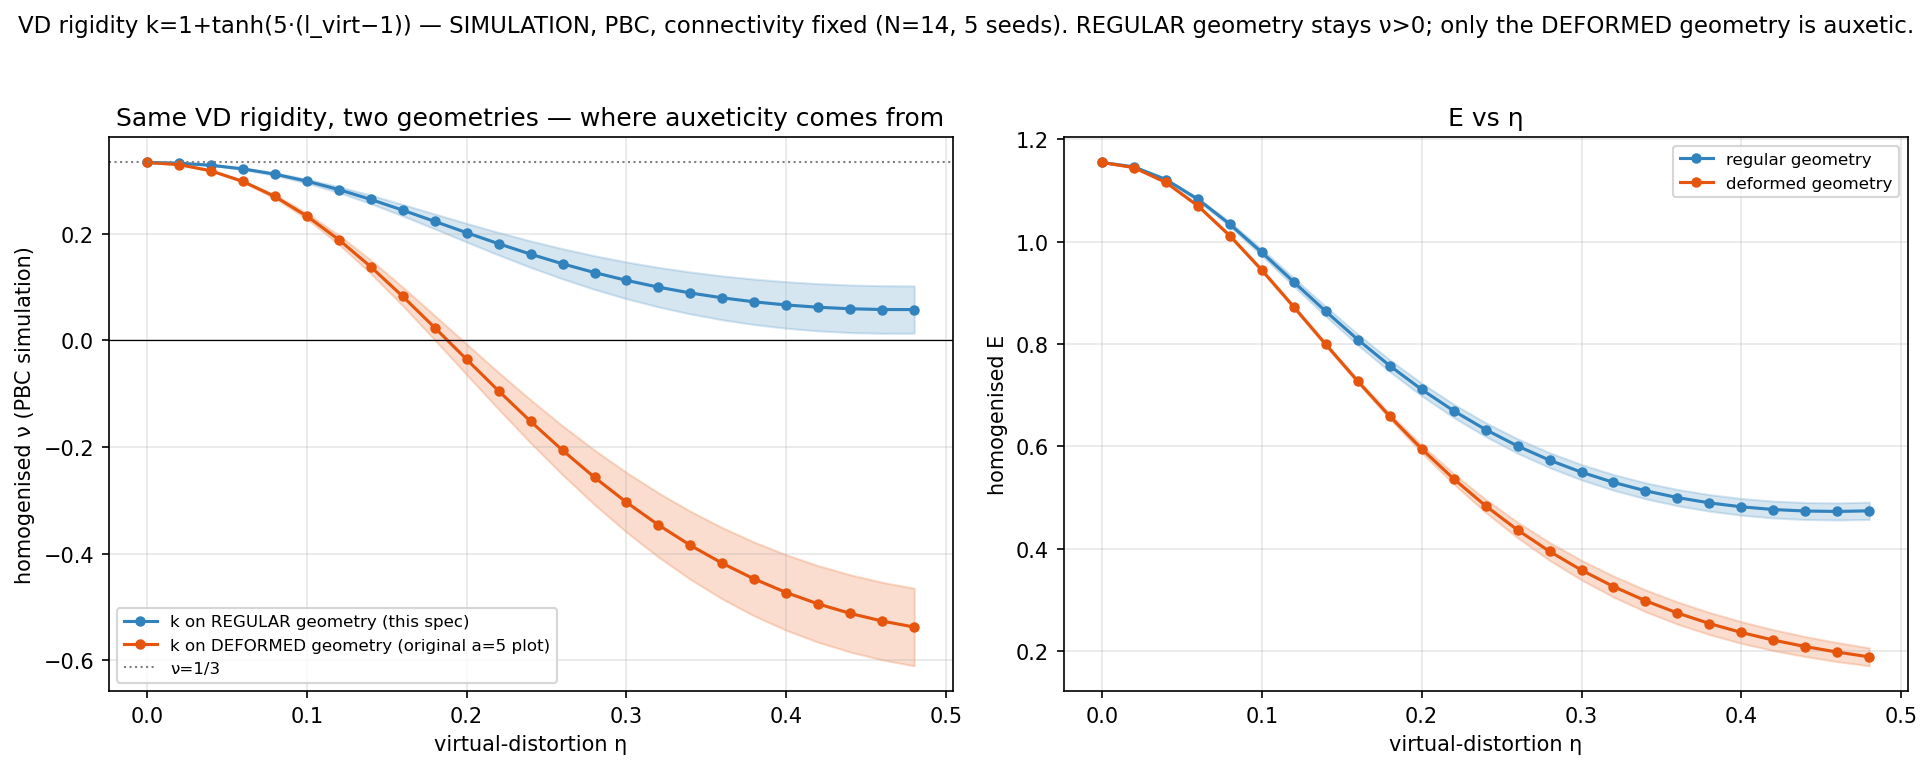

The script that saved this image:
"""
VD stiffness on a REGULAR lattice, swept over the virtual-distortion eta — by SIMULATION (physical
PBC energy relaxation, NOT the forward solver).

Exact recipe (per spec):
  - Regular periodic triangular lattice (l0 = 1), fixed connectivity.
  - Virtual copy: displace each vertex by v -> v + eta*(cos th, sin th), th random per vertex,
    0 <= eta < 0.5. DO NOT re-triangulate — keep the original connectivity.
  - Virtual edge length l = |edge| of the deformed copy (same bond identified by connectivity).
  - Set the REAL (regular) lattice rigidities to k(l) = 1 + tanh(alpha*(l - l0)), alpha = 5.
  - Run the PBC simulation (physical_homog.sim_nuE) -> homogenised nu, E.
Sweep eta in [0, 0.49], average over seeds.

test_cluster_VD.build_geometry(N, eta, seed) does exactly this deformation (pts = ref + eta*(cos,sin))
with eta-independent connectivity, so build_geometry(N,0) is the regular lattice and build_geometry(N,eta)
is its virtual copy on the SAME bonds; set_VD reads l from the copy and writes k=1+tanh(alpha*(l-1)).
"""
import os, sys
import numpy as np
import matplotlib
matplotlib.use('Agg')
import matplotlib.pyplot as plt

HERE = os.path.dirname(os.path.abspath(__file__))
sys.path.insert(0, os.path.join(HERE, '..', '..', '..', 'verification_tools'))
sys.path.insert(0, os.path.join(HERE, '..', '..', '..', 'Phase 2'))
import test_cluster_VD as VD
import test_cluster_rigidity as TR
import physical_homog as PH

N, ALPHA = 14, 5.0
ETAS = np.round(np.arange(0.0, 0.491, 0.02), 3)
SEEDS = [0, 1, 2, 3, 4]


def sim_nu_E(eta, seed):
    """Return nu,E for the SAME VD k on (regular geometry [spec], deformed geometry [original])."""
    reg = VD.build_geometry(N, 0.0, seed)                  # real regular lattice (l0 = 1)
    free = np.arange(2, 2 * len(reg['pts']))
    if eta == 0.0:
        k = np.ones(len(reg['bond_u'])); virt = reg
    else:
        virt = VD.build_geometry(N, eta, seed)             # virtual copy, SAME connectivity (no retriangulation)
        VD.set_VD(virt, ALPHA)                             # k = 1 + tanh(alpha*(l_virt - 1))
        k = virt['bond_k']
    gr = dict(reg); gr['bond_k'] = k; gr['tri_k'] = k[reg['tri_bond']]     # k on REGULAR geometry (spec)
    gd = dict(virt); gd['bond_k'] = k; gd['tri_k'] = k[virt['tri_bond']]   # k on DEFORMED geometry (original)
    return (PH.sim_nuE(gr, free, TR.assemble_K_faff), PH.sim_nuE(gd, free, TR.assemble_K_faff))


def main():
    NUr = np.zeros((len(ETAS), len(SEEDS))); EEr = np.zeros_like(NUr)
    NUd = np.zeros_like(NUr); EEd = np.zeros_like(NUr)
    for i, eta in enumerate(ETAS):
        for j, s in enumerate(SEEDS):
            (NUr[i, j], EEr[i, j]), (NUd[i, j], EEd[i, j]) = sim_nu_E(eta, s)
        print(f"  eta={eta:.2f} | REGULAR nu={NUr[i].mean():+.3f}  |  DEFORMED nu={NUd[i].mean():+.3f}", flush=True)
    np.savez(os.path.join(HERE, 'vd_sweep_sim.npz'), etas=ETAS, nu_reg=NUr, E_reg=EEr,
             nu_def=NUd, E_def=EEd, alpha=ALPHA, N=N, seeds=SEEDS)

    fig, ax = plt.subplots(1, 2, figsize=(13, 5.2))
    for arr, col, lab in [(NUr, '#3182bd', 'k on REGULAR geometry (this spec)'),
                          (NUd, '#e6550d', 'k on DEFORMED geometry (original a=5 plot)')]:
        m, s = arr.mean(1), arr.std(1)
        ax[0].fill_between(ETAS, m - s, m + s, color=col, alpha=0.2); ax[0].plot(ETAS, m, '-o', color=col, ms=4, label=lab)
    ax[0].axhline(0, color='k', lw=0.6); ax[0].axhline(1 / 3, color='gray', ls=':', lw=1, label='ν=1/3')
    ax[0].set_xlabel('virtual-distortion η'); ax[0].set_ylabel('homogenised ν (PBC simulation)')
    ax[0].set_title('Same VD rigidity, two geometries — where auxeticity comes from')
    ax[0].legend(fontsize=8); ax[0].grid(alpha=0.3)
    for arr, col, lab in [(EEr, '#3182bd', 'regular geometry'), (EEd, '#e6550d', 'deformed geometry')]:
        m, s = arr.mean(1), arr.std(1)
        ax[1].fill_between(ETAS, m - s, m + s, color=col, alpha=0.2); ax[1].plot(ETAS, m, '-o', color=col, ms=4, label=lab)
    ax[1].set_xlabel('virtual-distortion η'); ax[1].set_ylabel('homogenised E'); ax[1].set_title('E vs η')
    ax[1].legend(fontsize=8); ax[1].grid(alpha=0.3)
    fig.suptitle(f'VD rigidity k=1+tanh({ALPHA:.0f}·(l_virt−1)) — SIMULATION, PBC, connectivity fixed '
                 f'(N={N}, {len(SEEDS)} seeds). REGULAR geometry stays ν>0; only the DEFORMED geometry is auxetic.',
                 fontsize=11)
    plt.tight_layout(rect=[0, 0, 1, 0.95])
    plt.savefig(os.path.join(HERE, 'vd_sweep_sim.png'), dpi=150, bbox_inches='tight'); plt.close()
    print('saved vd_sweep_sim.png + vd_sweep_sim.npz')


if __name__ == '__main__':
    main()
